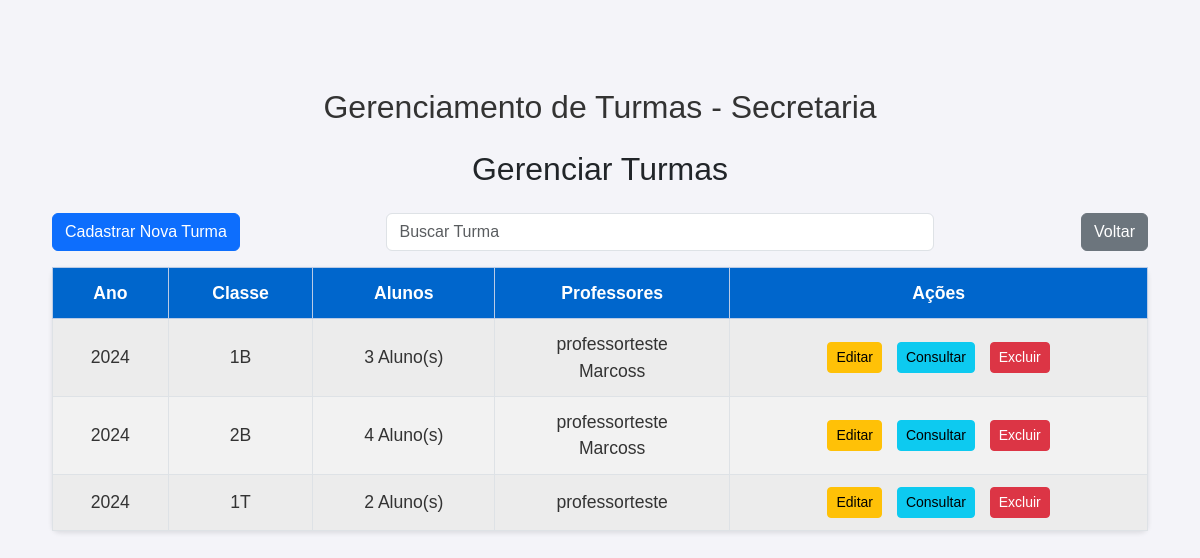
Page /gerenciar_turmas/ on the committed database.
### core/models.py (models this page shows, shortened)
class Turma(models.Model):
    ano = models.PositiveIntegerField()  # Ano da turma (Exemplo: 2024)
    classe = models.CharField(max_length=5, default='Indefinido')  # Classe (Exemplo: 1A, 2B, etc.)
    alunos = models.ManyToManyField(Aluno, related_name='turmas')
    professores = models.ManyToManyField(Professor, related_name='turmas')
    class Meta:
        verbose_name = "Turma"
        verbose_name_plural = "Turmas"

class Professor(models.Model):
    user = models.OneToOneField(User, on_delete=models.CASCADE, related_name='professor_profile')  # Conexão com o User do Django
    nome = models.CharField(max_length=255)  # Nome completo do professor
    email = models.EmailField(max_length=100, blank=True, null=True)
    telefone = models.CharField(max_length=15, blank=True, null=True)
    disciplinas = models.ManyToManyField(Disciplina, related_name='professores')

### core/views.py (the view)
# urls.py: path('gerenciar_turmas/', views.gerenciar_turmas, name='gerenciar_turmas'),
def gerenciar_turmas(request):
    turmas = Turma.objects.all()
    return render(request, 'core/gerenciar_turmas.html', {'turmas': turmas})

### core/templates/core/gerenciar_turmas.html (shortened to what this page needs)
{% load static %}
<!DOCTYPE html>
<html lang="pt-BR">
<head>
    <link href="https://cdn.jsdelivr.net/npm/bootstrap@5.3.0/dist/css/bootstrap.min.css" rel="stylesheet">
    <link rel="stylesheet" href="{% static 'css/estilos.css' %}">
</head>
<body>
    <div class="container mt-5">
        <h1 class="text-center mb-4">Gerenciamento de Turmas - Secretaria</h1>
        <h2 class="text-center mb-4">Gerenciar Turmas</h2>
        <div class="d-flex justify-content-between mb-3">
            <a href="{% url 'criar_turma' %}" class="btn btn-primary">Cadastrar Nova Turma</a>
            <input type="text" id="buscar_turma" class="form-control w-50" placeholder="Buscar Turma">
            <a href="{% url 'secretaria' %}" class="btn btn-secondary">Voltar</a>
        </div>
        <table class="table table-striped table-bordered table-custom" id="tabela_turmas">
            <thead class="table-primary">
                <tr>
                    <th>Ano</th>
                    <th>Classe</th>
                    <th>Alunos</th>
                    <th>Professores</th>
                    <th>Ações</th>
                </tr>
            </thead>
            <tbody>
                {% for turma in turmas %}
                <tr class="turma-row">
                    <td>{{ turma.ano }}</td>
                    <td>{{ turma.classe }}</td>
                    <td>
                        {% if turma.alunos.all %}
                            {{ turma.alunos.all|length }} Aluno(s)
                        {% else %}
                            Nenhum aluno cadastrado
                        {% endif %}
                    </td>
                    <td>
                        {% for professor in turma.professores.all %}
                            {{ professor.nome }}<br>
                        {% empty %}
                            Nenhum professor cadastrado.
                        {% endfor %}
                    </td>
                    <td>
                        <a href="{% url 'editar_turma' turma.id %}" class="btn btn-warning btn-sm">Editar</a>
                        <a href="{% url 'consultar_turma' turma.id %}" class="btn btn-info btn-sm">Consultar</a>
                        <button class="btn btn-danger btn-sm" data-bs-toggle="modal" data-bs-target="#confirmDeleteModal{{ turma.id }}">Excluir</button>
                    </td>
                </tr>
                {% endfor %}
            </tbody>
        </table>
    </div>
</body>
</html>

### static/css/estilos.css (style rules this page uses)
body { font-family: 'Arial', sans-serif; background-color: #f4f4f9; margin: 20px; padding: 20px; }
h1 { color: #333; text-align: center; margin-top: 20px; font-size: 2em; }
table { width: 80%; margin: 20px auto; border-collapse: collapse; background-color: #fff; border-radius: 8px; box-shadow: 0 2px 5px rgba(0, 0, 0, 0.1); }
th, td { padding: 12px 15px; text-align: center !important; vertical-align: middle !important; font-size: 1.1em; }
th { background-color: #0066cc; color: white; font-weight: bold; }
td { background-color: #f9f9f9; color: #333; }
tr:nth-child(even) td { background-color: #f2f2f2; }
td a { color: #ff9800; margin-right: 10px; font-weight: bold; transition: color 0.3s; }
.table-custom th, .table-custom td { padding: 12px 15px; text-align: center !important; vertical-align: middle !important; font-size: 1.1em; }
.table-custom { width: 100% !important; margin: 0 auto; }
.table-custom { box-shadow: 0 2px 5px rgba(0, 0, 0, 0.1); }
.table-custom th { background-color: #0066cc; color: white; font-weight: bold; }
.table-custom td { background-color: #f9f9f9; color: #333; }

### rows in the picture
Turma: ano "2024", classe "1B", alunos.all|length "3"
Professor: nome "professorteste"
Professor: nome "Marcoss"
Turma: ano "2024", classe "2B", alunos.all|length "4"
Turma: ano "2024", classe "1T", alunos.all|length "2"
